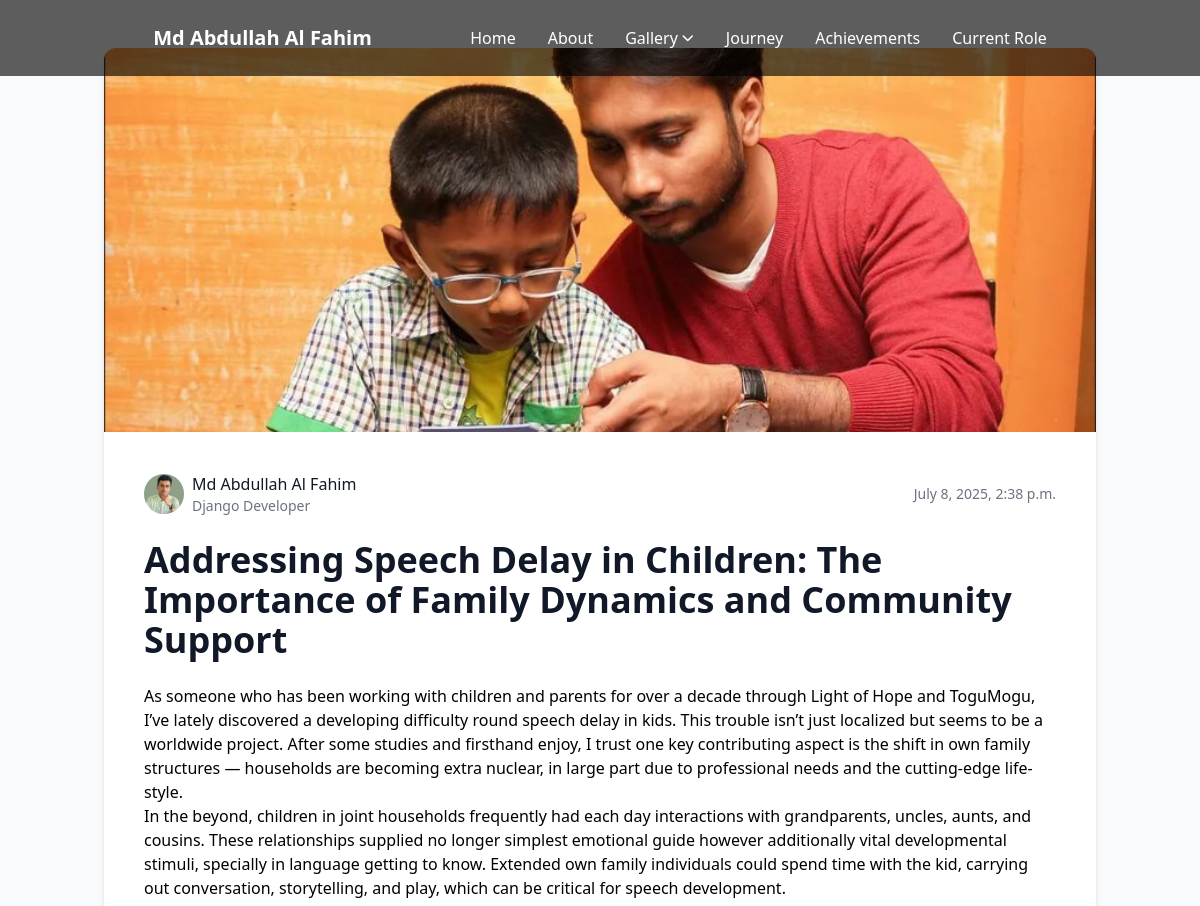
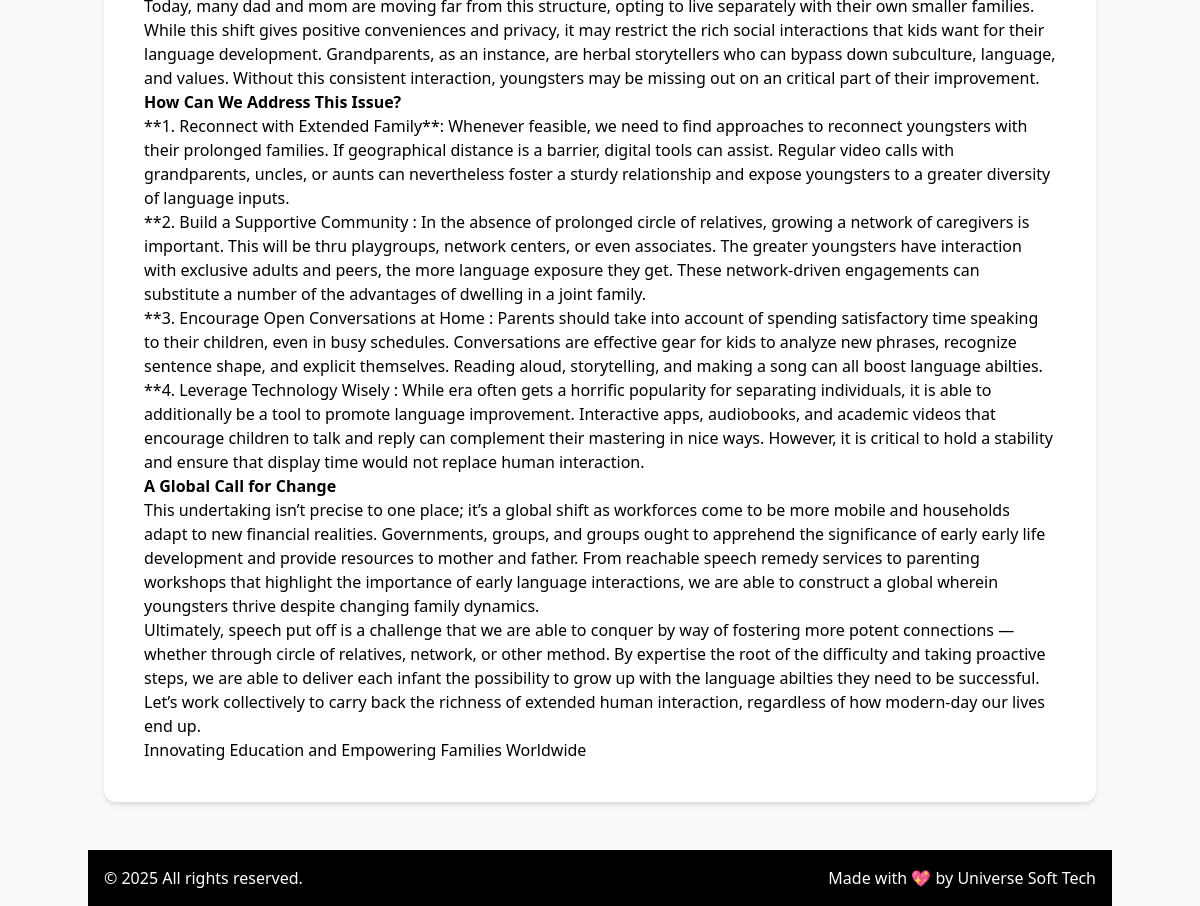
Screenshot of /blogs/addressing-speech-delay-in-children-the-importance-of-family-dynamics-and-community-support with the database file from the repository (2 pictures, top to bottom).
### userprofile/models.py (models this page shows, shortened)
class Profile(models.Model):
    full_name = models.CharField(max_length=200)
    designation = models.CharField(max_length=200)
    profile_image = models.ImageField(upload_to='profile/')
    short_bio = models.TextField()
    about = RichTextField()
    about_image = models.ImageField(
        upload_to='profile/about/',
        blank=True,
        null=True,
        help_text="Image specifically for the About section"
    )
    email = models.EmailField()
    phone = models.CharField(max_length=20)
    address = models.TextField()
    cv_file = models.FileField(upload_to='cvs/', blank=True)
    facebook = models.URLField(blank=True)
    linkedin = models.URLField(blank=True)
    twitter = models.URLField(blank=True)
    instagram = models.URLField(blank=True)
    medium = models.URLField(blank=True)
    hero_title = models.CharField(max_length=200, default="Innovating Education")
    hero_description = RichTextField(default="About my work...")
    show_hero_mobile = models.BooleanField(default=True)
    hero_button_text = models.CharField(max_length=50, default="Contact Me")

class BlogPost(models.Model):
    profile = models.ForeignKey(Profile, on_delete=models.CASCADE)
    title = models.CharField(max_length=200)
    slug = models.SlugField(max_length=200, unique=True, blank=True)
    content = RichTextField()
    featured_image = models.ImageField(upload_to='blog/')
    published_date = models.DateTimeField(auto_now_add=True)
    is_published = models.BooleanField(default=True)

### userprofile/views.py (the view)
# urls.py: path('blogs/<slug:slug>',blog_details,name='blogdetails'),
def blog_details(request,slug):
    profile = Profile.objects.first()
    blog = get_object_or_404(BlogPost, slug=slug)
    return render(request, 'profile/blogdetails.html', {'blog':blog,'profile':profile})

### userprofile/templates/profile/blogdetails.html (shortened to what this page needs)
{% extends "profile/base.html" %}
{% block content %}
<main class="container mx-auto px-4 py-8 md:py-12">
    <article class="max-w-6xl mx-auto bg-white rounded-xl shadow-md overflow-hidden">
        <div class="w-full h-64 md:h-96 bg-gray-200 overflow-hidden">
            <img src="{{ blog.featured_image.url }}" alt="{{ blog.title }}" class="w-full h-full object-cover">
        </div>
        <div class="p-6 md:p-8 lg:p-10">
            <div class="flex items-center justify-between mb-6">
                <div class="flex items-center space-x-2">
                    <div class="w-10 h-10 rounded-full bg-blue-100 flex items-center justify-center overflow-hidden">
                        <img src="{{ profile.profile_image.url }}" alt="{{ profile.full_name }}"
                            class="w-full h-full object-cover">
                    </div>
                    <div>
                        <p class="font-medium text-gray-900">{{ profile.full_name }}</p>
                        <p class="text-sm text-gray-500">{{ profile.designation }}</p>
                    </div>
                </div>
                <div class="text-sm text-gray-500">
                    <time>{{ blog.published_date }}</time>
                </div>
            </div>
            <h1 class="text-3xl md:text-4xl font-bold text-gray-900 mb-6">{{ blog.title }}</h1>
            <div class="prose max-w-none">
                <p class="lead">{{ blog.content | safe }}</p>
            </div>
        </div>
    </article>
</main>
{% endblock content %}

### userprofile/templates/profile/include/navbar.html (shortened to what this page needs)
<header class="bg-[#000000A0] fixed w-screen top-0 z-50">
    <div class="container mx-auto">
        <nav>
            <div class="flex justify-around items-center px-4 py-6">
                <div>
                    <a href="#" class="text-white font-semibold text-xl group relative">
                        <span>{{ profile.full_name }}</span>
                    </a>
                </div>
                <div class="hidden md:flex items-center space-x-8">
                    <div class="group relative">
                        <a href="{% url 'home' %}" class="text-white hover:text-gray-300">
                            <span>Home</span>
                        </a>
                    </div>
                    <div class="group relative">
                        <a href="{% url 'home' %}#about" class="text-white hover:text-gray-300">
                            <span>About</span>
                        </a>
                    </div>
                    <div class="group relative">
                        <button class="text-white hover:text-gray-300 flex items-center">
                            <span>Gallery</span>
                            <i
                                class="fas fa-chevron-down ml-1 text-xs transition-transform duration-200 group-hover:rotate-180"></i>
                        </button>
                    </div>
                    <div class="group relative">
                        <a href="{% url 'home' %}#journey" class="text-white hover:text-gray-300">
                            <span>Journey</span>
                        </a>
                    </div>
                    <div class="group relative">
                        <a href="#achievements" class="text-white hover:text-gray-300">
                            <span>Achievements</span>
                        </a>
                    </div>
                    <div class="group relative">
                        <a href="{% url 'home' %}#current_role" class="text-white hover:text-gray-300">
                            <span>Current Role</span>
                        </a>
                    </div>
                </div>
            </div>
        </nav>
    </div>
</header>

### userprofile/templates/profile/blogdetails.html (style rules this page uses)
.prose { max-width: 65ch; }

### rows the page displays
Profile: full_name "Md Abdullah Al Fahim", profile_image (picture), designation "Django Developer"
BlogPost: featured_image (picture), published_date "July 8, 2025, 2:38 p.m.", title "Addressing Speech Delay in Children: The Importance of Family Dynamics and Community Support", content "As someone who has been working with children and parents for over a decade through Light of Hope and ToguMogu, I’ve lately discovered a developing difficulty round speech delay in kids. This trouble isn’t just localized but seems to be a worldwide project. After some studies and firsthand enjoy, I trust one key contributing aspect is the shift in own family structures — households are becoming extra nuclear, in large part due to professional needs and the cutting-edge life-style. In the beyond, children in joint households frequently had each day interactions with grandparents, uncles, aunts, and cousins. These relationships supplied no longer simplest emotional guide however additionally…"
